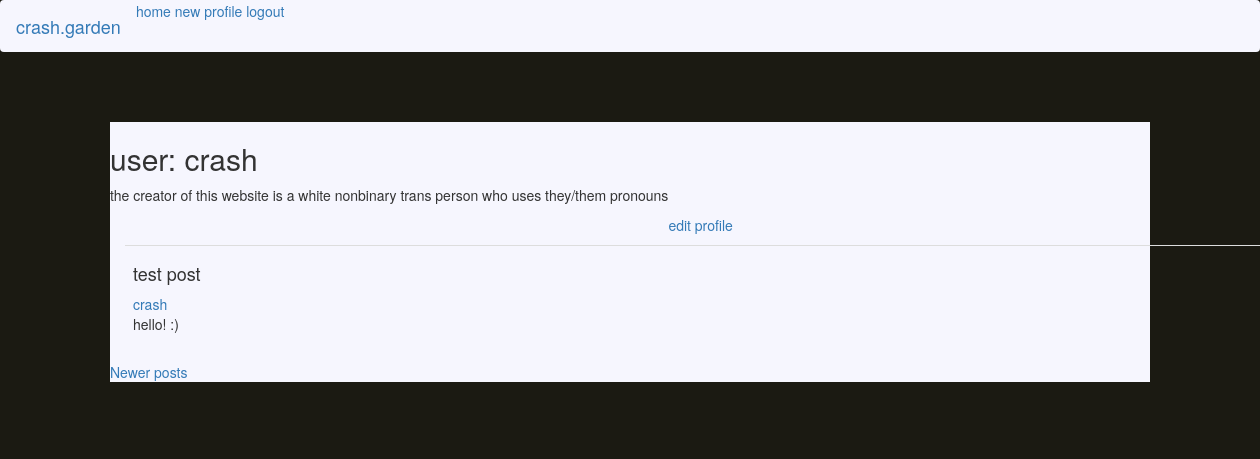
The page /crash?page=2 (signed in) on the database its author committed.
### app/models.py (models this page shows, shortened)
class User(UserMixin, db.Model):
    id = db.Column(db.Integer, primary_key=True)
    username = db.Column(db.String(64), index=True, unique=True)
    email = db.Column(db.String(120), index=True, unique=True)
    password_hash = db.Column(db.String(128))
    role = db.Column(db.String(64))  # TODO, NOT IMPLEMENTED
    posts = db.relationship('Post', backref='author', lazy='dynamic')
    about_me = db.Column(db.String(512))

class Post(db.Model):
    id = db.Column(db.Integer, primary_key=True)
    title = db.Column(db.String(140))  # TODO, NOT IMPLEMENTED
    body = db.Column(db.String(1000))
    timestamp = db.Column(db.DateTime, index=True, default=datetime.utcnow)
    user_id = db.Column(db.Integer, db.ForeignKey('user.id'))

### app/routes.py (the view)
@app.route('/<username>')
@login_required
def user(username):
    user = User.query.filter_by(username=username).first_or_404()
    page = request.args.get('page', 1, type=int)
    posts = user.posts.order_by(Post.timestamp.desc()).paginate(page, app.config['POSTS_PER_PAGE'], False)
    next_url = url_for('user', username=user.username, page=posts.next_num) if posts.has_next else None
    prev_url = url_for('user', username=user.username, page=posts.prev_num) if posts.has_prev else None
    return render_template('user.html', user=user, posts=posts.items, next_url=next_url, prev_url=prev_url)

### app/models.py (called while the page is built)
@login.user_loader
def load_user(id):
    return User.query.get(int(id))

### app/templates/user.html (shortened to what this page needs)
{% extends "base.html" %}
{% block app_content %}
    <table>
        <tr valign="top">
          <td>
            <h2>user: {{ user.username }}</h2>
          </td>
        </tr>
        <tr>
          <td>
            {% if user.about_me %}
                <p>{{ user.about_me }}</p>
            {% endif %}
            </td>
        <tr>
          <td></td>
          <td>
              {% if user == current_user %}
              <p><a href="{{ url_for('edit_profile') }}">edit profile</a></p>
              {% endif %}
          </td>
        </tr>
    </table>
    {% for post in posts %}
        {% include '_post.html' %}
    {% endfor %}
    {% if prev_url %}
      <a href="{{ prev_url }}">Newer posts</a>
    {% endif %}
{% endblock %}

### app/templates/_post.html
<div class="container">
<table class="table w-60">
    <tr>
        <td>
            <h4> {{ post.title }}</h4>
            <a href="{{ url_for('user', username=post.author.username) }}">
                {{ post.author.username }}
            </a>
            <br>
            {{ post.body }}
        </td>
    </tr>
</table>
</div>

### app/static/main/style.css (style rules this page uses)
body { background-color: #1b1a12; background-image: url('gardenwall_annie-spratt-unsplash.jpg') !important; background-size: cover; background-repeat: repeat-y; }
p { font-family: ; font-size: ; color: ; }
h2 { font-family: ; font-size: ; color: ; }

### rows shown on the page
User: username "crash", about_me "the creator of this website is a white nonbinary trans person who uses they/them pronouns"
Post: title "test post", author.username "crash", body "hello! :)"
